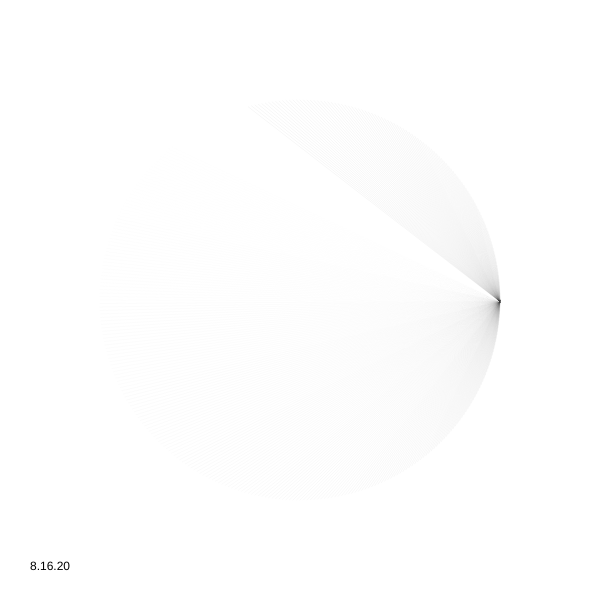
Frame 1 (no input)
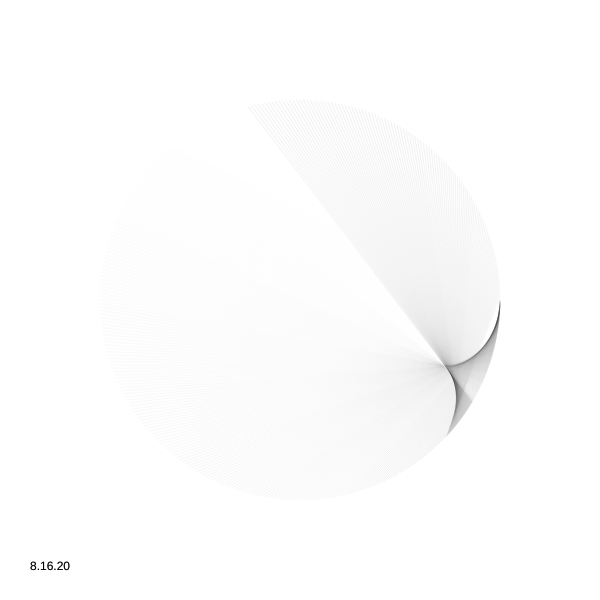
Frame 60 (no input)
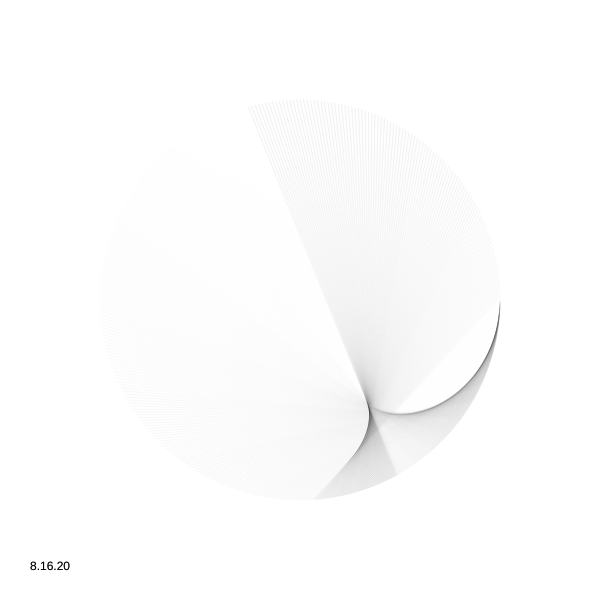
Frame 120 (the mouse pressed at the canvas centre since frame 60)

The p5.js sketch that drew these frames (run headless with seeded random() and noise() and a simulated clock; from frame 60 on, the mouse is pressed at the canvas centre):

// p5.js sketch
// ── sketch.js
var r=200;
var s=0.002;
function setup() { 
  createCanvas(600, 600);
  background(255)
}
function draw() {   
  background(255, 150);
  translate(width/2, height/2);
  let n=360;
  for (let i=0; i<n; i++) {
     let t1= i*2*PI/n;
     let t2= s*t1;
     let x1= r*cos(t1);
     let y1= r*sin(t1);
     let x2= r*cos(t2);
     let y2= r*sin(t2);
     stroke(i%255, 50)
     strokeWeight(0.2)
     noFill();
     line(x1, y1, x2,y2);
  }
  s+=0.002;
  fill(0);
  noStroke();
   translate(-width/2, -height/2);
  text("8.16.20", 30, height-30);
  noFill();
}
